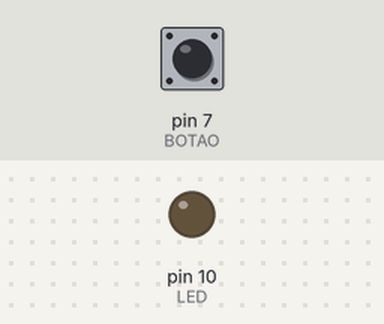
Bench run of a sketch on a simulated Arduino Uno, built with avr-gcc and run on an emulated ATmega328P. Parts: output pins drawn as LEDs (lit = HIGH). Inputs (shaded band) come from the test bench; at power-on: pin 7 (BOTAO) HIGH.

Above: at 1.2 s.
1.3 s: pin 7 (BOTAO) pulled LOW for 0.15 s
At 1.37 s:
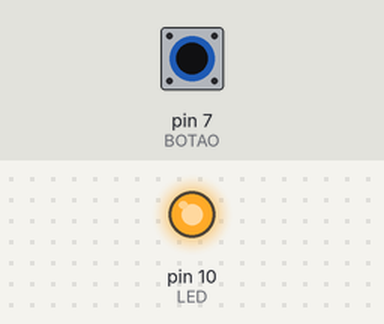
2.9 s: pin 7 (BOTAO) pulled LOW for 3.2 s
At 6.9 s:
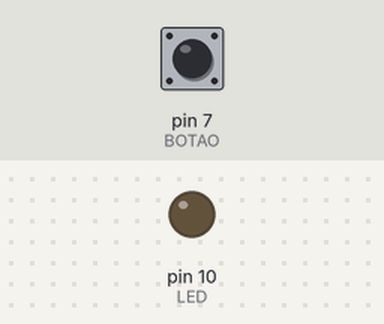
Timing chart, 0 to 8.4 s (numbered marks = the images above; inputs shaded):
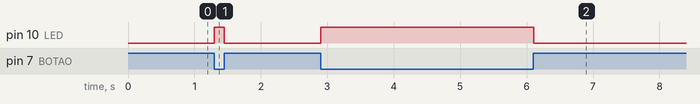

Measured:
- after the input at 1.3 s, pin 10 (LED): LOW → HIGH at once, → LOW 0.15 s later
- after the input at 2.9 s, pin 10 (LED): LOW → HIGH at once, → LOW 3.2 s later

The sketch:

Ligar_LED_com_Botao.ino
```cpp
//NOME LIGAR LED COM BOTAO
//CURSO SIGNAL SPARK
//AUTOR JOSE LUIZ RYBARCZYK FILHO

// DEFINE BOTAO COMO PORTA 7
#define BOTAO 7

// DEFINE ESTADO DO BOTAO COMO DESLIGADO
bool ESTADO_BOTAO =  LOW;

// DEFINE LED COMO PORTA 10
#define LED 10

//DEFINE ESTADO DO LED COMO DESLIGADO
bool ESTADO_LED = LOW;


void setup() {
// CONFIGURACAO DA PORTA 7 PARA LER O ESTADO DO BOTAO
  pinMode(BOTAO, INPUT_PULLUP);

 // CONFIGURACAO DA PORTA 10 COMO SAIDA
  pinMode(LED, OUTPUT);
}


void loop() {

 // LE O ESTADO DO BOTAO
  ESTADO_BOTAO = digitalRead(BOTAO);

// SE BOTAO FOR PRESSIONADO ENTAO LIGA O LED
  if (ESTADO_BOTAO == LOW) {

    ESTADO_LED = HIGH;

  } else {

    ESTADO_LED = LOW;
  }

  digitalWrite(LED, ESTADO_LED);

  delay(10);

}
```
